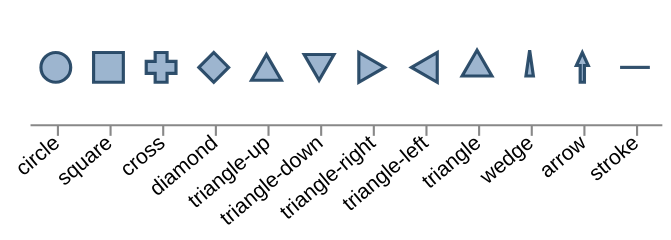

Here is the Vega-Lite specification saved for this chart:
### Vega specification from a JSON file in a GitHub repository (floating-point values rounded to 4 significant figures)
{"$schema": "https://vega.github.io/schema/vega/v5.json", "description": "Every shape the reference draws, and the paint channels a symbol carries. Nothing in the rest of the suite asks for a shape that is not a circle or a square, so nothing in the rest of the suite would notice a renderer that drew them all round.", "background": "white", "padding": 5, "width": 300, "height": 54, "data": [{"name": "shapes", "values": [{"s": "circle"}, {"s": "square"}, {"s": "cross"}, {"s": "diamond"}, {"s": "triangle-up"}, {"s": "triangle-down"}, {"s": "triangle-right"}, {"s": "triangle-left"}, {"s": "triangle"}, {"s": "wedge"}, {"s": "arrow"}, {"s": "stroke"}]}], "scales": [{"name": "x", "type": "point", "domain": {"data": "shapes", "field": "s"}, "range": [0, {"signal": "width"}], "padding": 0.5}], "axes": [{"scale": "x", "orient": "bottom", "labelAngle": -40, "labelAlign": "right", "labelBaseline": "middle"}], "marks": [{"type": "symbol", "from": {"data": "shapes"}, "encode": {"update": {"x": {"scale": "x", "field": "s"}, "y": {"signal": "height / 2"}, "size": {"value": 200}, "shape": {"field": "s"}, "fill": {"value": "#4c78a8"}, "fillOpacity": {"value": 0.55}, "stroke": {"value": "#1c3f5e"}, "strokeWidth": {"value": 1.5}, "strokeOpacity": {"value": 0.9}}}}]}
